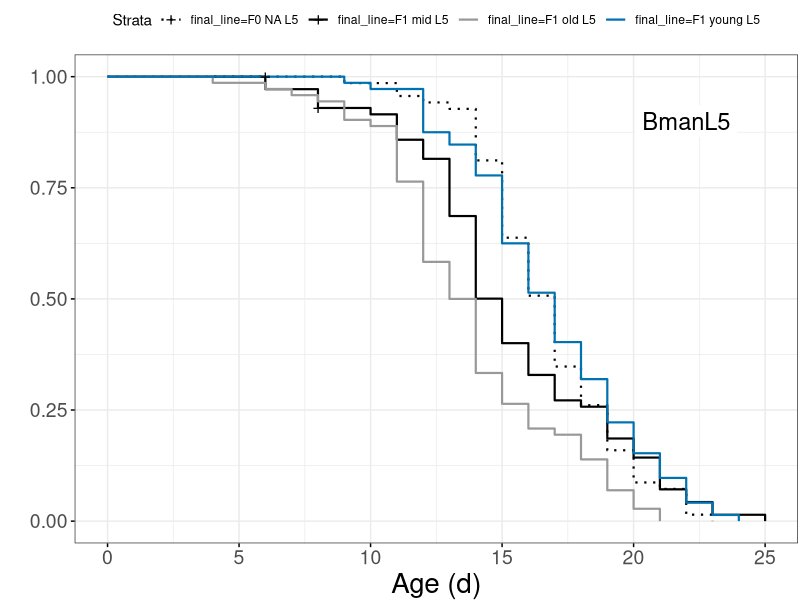
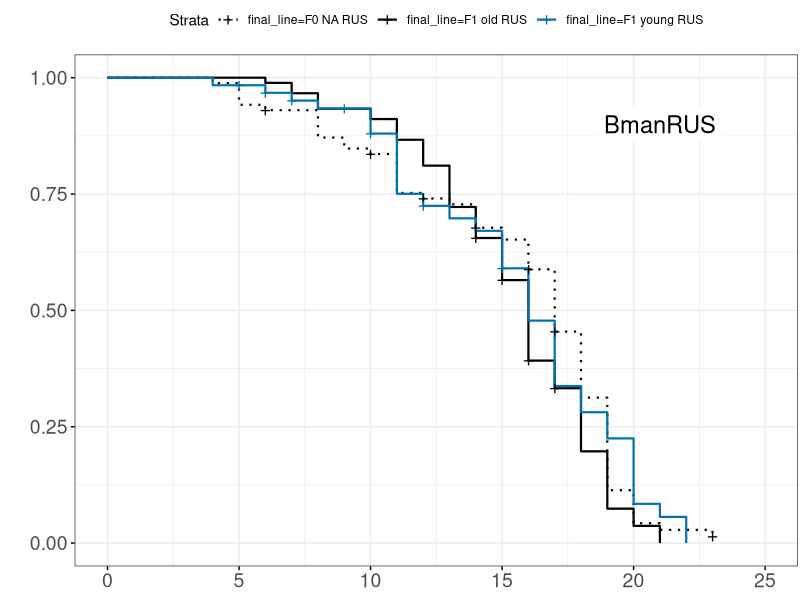
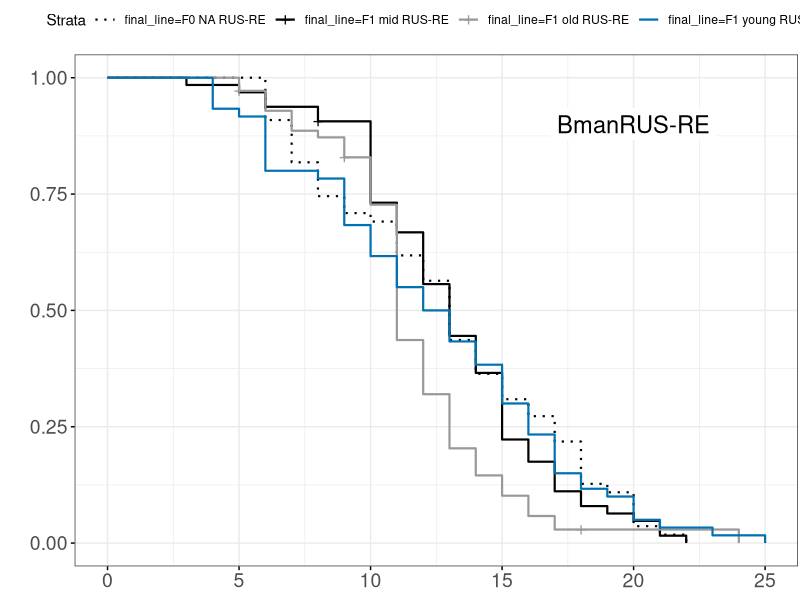
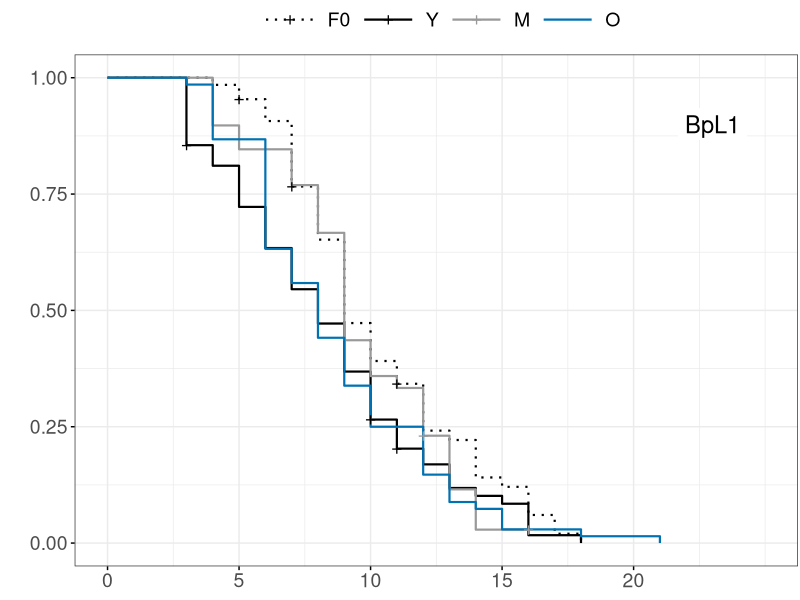

Source code (R) for these figures, in order: (Note: this script raises an error after producing the figures.)
# Code for creating survivorship curves, survivorship summary statistics, log-rank/Mantel-Haenszel tests

# Required packages:
library(tidyverse)
library(reshape2)
library(survival)
library(survminer)
library(car)

# Loading and reformatting data--------------------------------------------------------------------

surv_data <- read_csv("survival.csv")

# Changing the order of the factors
surv_data <- surv_data[with(surv_data, order(generation, maternal_age, strain)),]

# Pulling out the censor column, which we will need later
censor <- surv_data$censor
surv_data <- surv_data[,-34]

# Modifying the dataset from wide to long format (needed for plotting and analysis):
surv_long <- melt(data = surv_data, 
                  id.vars = c("generation", "maternal_age", "strain", 
                              "plate", "well"),
                  variable.name = "day",
                  value.name = "dead_alive")

# Survival analysis---------------------------------------------------------------------------------

# Calculate survival times for each individual
survival_data_per_ind <- surv_long %>%
  group_by(generation, maternal_age, strain, plate, well) %>%
  summarize(surv_time = sum(dead_alive, na.rm = TRUE))

# Adding the censor column back and renaming it
survival_data_per_ind <- cbind(survival_data_per_ind, censor)

survival_data_per_ind <- rename(survival_data_per_ind, "censor" = "...7")

# Making a column with combined full sample information: generation, maternal age, and strain (useful for analysis and plotting later)
survival_data_per_ind$final_line <- paste(survival_data_per_ind$generation,
                                          survival_data_per_ind$maternal_age,
                                          survival_data_per_ind$strain)

# Creating a dataset that does not include censored individuals (for summary statistics)
surv_data_no_censor <-  filter(survival_data_per_ind, censor != 0)

# Calculating summary statistics
surv_summary <- surv_data_no_censor %>%
  group_by(generation, maternal_age, strain) %>%
  summarize(
    mean=mean(surv_time, na.rm = TRUE), 
    SE=sd(surv_time, na.rm =TRUE)/sqrt(length(!is.na(surv_time))),
    n=length(surv_time))
surv_summary

# Conducting log-rank/Mantel-Haenszel tests on the dataset that includes censored individuals
# Comparing Y and 0 and Y and M cohorts within each strain

# BmanL5 strain: -------------------------------------------------------
surv_L5 <-  filter(survival_data_per_ind, strain == "L5")

# Y vs. M cohort:
surv_L5_M <- filter(surv_L5, maternal_age != "10") # excluding 0 cohort

L5_M <- survdiff(Surv(surv_time, censor) ~ maternal_age, data = surv_L5_M)
1 - pchisq(L5_M$chisq, length(L5_M$n) - 1) # calculating p-value using the chi-squared distribution

# Y vs. O cohort:
surv_L5_O <- filter(surv_L5, maternal_age != "6") # excluding M cohort

L5_O <- survdiff(Surv(surv_time, censor) ~ maternal_age, data = surv_L5_O)
1 - pchisq(L5_O$chisq, length(L5_O$n) - 1)

# BmanRUS strain: -------------------------------------------------------
surv_RUS <-  filter(survival_data_per_ind, strain == "RUS")

# There was no M cohort for this strain
# Y vs. O cohort:
surv_RUS_O <- filter(surv_RUS, generation != "F0") # excluding F0 generation data

RUS_O <- survdiff(Surv(surv_time, censor) ~ maternal_age, data = surv_RUS_O)
1 - pchisq(RUS_O$chisq, length(RUS_O$n) - 1)

# BmanRUS-RE strain: -------------------------------------------------------
surv_RUS_RE <- filter(survival_data_per_ind, strain == "RUS-RE")

# Y vs. M cohort:
surv_RUS_RE_M <- filter(surv_RUS_RE, maternal_age != "10") # excluding O cohort

RUS_RE_M <- survdiff(Surv(surv_time, censor) ~ maternal_age, data = surv_RUS_RE_M)
1 - pchisq(RUS_RE_M$chisq, length(RUS_RE_M$n) - 1)

# Y vs. O cohort:
surv_RUS_RE_O <- filter(surv_RUS_RE, maternal_age != "6") # excluding M cohort

RUS_RE_O <- survdiff(Surv(surv_time, censor) ~ maternal_age, data = surv_RUS_RE_O)
1 - pchisq(RUS_RE_O$chisq, length(RUS_RE_O$n) - 1)

# BpL1 strain: -------------------------------------------------------
surv_BpL1 <- filter(survival_data_per_ind, strain == "BpL1")

# Y vs. M cohort:
surv_Bp_M <- filter(surv_BpL1, maternal_age != "9") # excluding O cohort

Bp_M <- survdiff(Surv(surv_time, censor) ~ maternal_age, data = surv_Bp_M)
1 - pchisq(Bp_M$chisq, length(Bp_M$n) - 1)

# Y vs. O cohort:
surv_Bp_O <- filter(surv_BpL1, maternal_age != "6") # excluding M cohort

Bp_O <- survdiff(Surv(surv_time, censor) ~ maternal_age, data = surv_Bp_O)
1 - pchisq(Bp_O$chisq, length(Bp_O$n) - 1)

# Plotting survivorship curves----------------------------------------------------------------------
# The following code should fully reproduce the manuscript figure (multipanel plot of survivorship curves)

# BmanL5 strain:-----------------------------------------------------
fit_L5 <- survfit(Surv(surv_time, censor) ~ final_line, data = surv_L5)

print(fit_L5)
summary(fit_L5)

surv_L5 <- ggsurvplot(
  fit_L5,
  data = surv_L5,
  linetype = c("dotted","solid","solid", "solid"),
  palette = c("black", "black", "#999999", "#0072B2"),
  size = 0.75,
  conf.int = FALSE,        
  pval = FALSE,             
  ggtheme = theme_bw(),      
  xlab = "Age (d)",
  xlim = c(0,25),
  ylab = "",
  font.tickslab = c(14),
  font.x = c(20))

surv_L5$plot <- surv_L5$plot + theme(plot.margin = unit(c(0,0.1,0,0.5), "lines"))

surv_L5$plot <- surv_L5$plot +  geom_label(
  label="BmanL5", 
  size = 6,
  x=22,
  y=0.9,
  label.size = 0,
  color = "black")
surv_L5

# BmanRUS strain:-----------------------------------------------------
fit_RUS <- survfit(Surv(surv_time, censor) ~ final_line, data = surv_RUS)

print(fit_RUS)
summary(fit_RUS)

surv_RUS <- ggsurvplot(
  fit_RUS,
  data = surv_RUS,
  linetype = c("dotted","solid", "solid"),
  palette = c("black", "black", "#0072B2"),
  size = 0.75,        
  conf.int = FALSE,       
  pval = FALSE,           
  ggtheme = theme_bw(), 
  xlab = element_blank(),
  xlim = c(0,25),
  ylab = "",
  font.tickslab = c(14))

surv_RUS$plot <- surv_RUS$plot + theme(plot.margin = unit(c(0,0.1,0,0.5), "lines"))

surv_RUS$plot <- surv_RUS$plot +  geom_label(
  label="BmanRUS", 
  size = 6,
  x=21,
  y=0.9,
  label.size = 0,
  color = "black")
surv_RUS

# BmanRUS-RE strain:-----------------------------------------------------
fit_RUS_RE <- survfit(Surv(surv_time, censor) ~ final_line, data = surv_RUS_RE)

print(fit_RUS_RE)
summary(fit_RUS_RE)

surv_RUS_RE <- ggsurvplot(
  fit_RUS_RE,
  data = surv_RUS_RE,
  linetype = c("dotted","solid","solid", "solid"),
  palette = c("black", "black","#999999", "#0072B2"),
  size = 0.75,     
  conf.int = FALSE, 
  pval = FALSE,        
  ggtheme = theme_bw(),   
  xlab = element_blank(),
  xlim = c(0,25),
  ylab = "",
  font.tickslab = c(14))

surv_RUS_RE$plot <- surv_RUS_RE$plot + theme(plot.margin = unit(c(0,0.1,0,0.5), "lines"))

surv_RUS_RE$plot <- surv_RUS_RE$plot +  geom_label(
  label="BmanRUS-RE", 
  size = 6,
  x=20,
  y=0.9,
  label.size = 0,
  color = "black")
surv_RUS_RE

# BpL1 strain:-----------------------------------------------------
fit_BpL1 <- survfit(Surv(surv_time, censor) ~ final_line, data = surv_BpL1)

print(fit_BpL1)
summary(fit_BpL1)

surv_BpL1 <- ggsurvplot(
  fit_BpL1,
  data = surv_BpL1,
  linetype = c("dotted","solid","solid", "solid"),
  palette = c("black", "black","#999999", "#0072B2"),
  size = 0.75,             
  conf.int = FALSE,     
  pval = FALSE,         
  ggtheme = theme_bw(),
  xlab = element_blank(),
  xlim = c(0,25),
  ylab = "",
  legend.title = "",
  legend.labs = c("F0", "Y", "M", "O"),
  font.tickslab = c(14))

surv_BpL1$plot <- surv_BpL1$plot + theme(legend.key.width = unit(3, "line"),
                                         legend.direction = "horizontal",
                                         plot.margin = unit(c(0,0.1,0,0.5), "lines"),
                                         legend.text=element_text(size=14))

surv_BpL1$plot <- surv_BpL1$plot +  geom_label(
  label="BpL1", 
  size = 6,
  x=23,
  y=0.9,
  label.size = 0,
  color = "black")
surv_BpL1

# Creating the multipanel plot:------------------------------

tiff("surv_curves.tiff", units="in", width=5, height=11, res=1200)

surv_curves <- ggarrange(surv_BpL1$plot, surv_RUS$plot, surv_RUS_RE$plot, surv_L5$plot, 
                         ncol = 1, nrow = 4,
                         font.label = list(size = 18),
                         common.legend = TRUE, legend = "top")

annotate_figure(surv_curves, left = textGrob("Survival probability", rot = 90, gp = gpar(fontsize = 20)))

dev.off()
